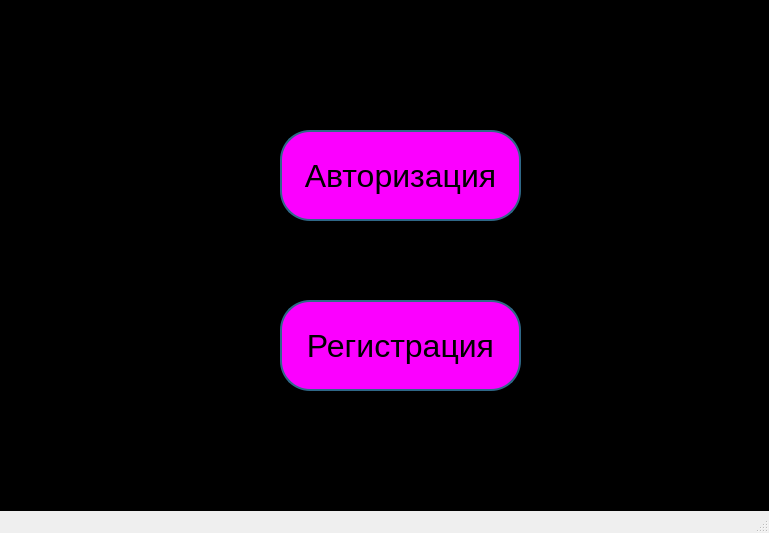
<?xml version="1.0" encoding="UTF-8"?>
<ui version="4.0">
 <class>MainWindow</class>
 <widget class="QMainWindow" name="MainWindow">
  <property name="geometry">
   <rect>
    <x>0</x>
    <y>0</y>
    <width>769</width>
    <height>533</height>
   </rect>
  </property>
  <property name="windowTitle">
   <string>Окно входа в личный кабинет</string>
  </property>
  <property name="styleSheet">
   <string notr="true"/>
  </property>
  <widget class="QWidget" name="centralwidget">
   <property name="styleSheet">
    <string notr="true">background-color: #000000;
</string>
   </property>
   <widget class="QPushButton" name="pushButton">
    <property name="geometry">
     <rect>
      <x>280</x>
      <y>130</y>
      <width>241</width>
      <height>91</height>
     </rect>
    </property>
    <property name="font">
     <font>
      <pointsize>24</pointsize>
     </font>
    </property>
    <property name="styleSheet">
     <string notr="true">background-color: #fb00ff;
border:2px solid #2f6887;
border-radius: 30;</string>
    </property>
    <property name="text">
     <string>Авторизация</string>
    </property>
   </widget>
   <widget class="QPushButton" name="pushButton_2">
    <property name="geometry">
     <rect>
      <x>280</x>
      <y>300</y>
      <width>241</width>
      <height>91</height>
     </rect>
    </property>
    <property name="font">
     <font>
      <pointsize>24</pointsize>
     </font>
    </property>
    <property name="styleSheet">
     <string notr="true">background-color: #fb00ff;
border:2px solid #2f6887;
border-radius: 30;</string>
    </property>
    <property name="text">
     <string>Регистрация</string>
    </property>
   </widget>
  </widget>
  <widget class="QMenuBar" name="menubar">
   <property name="geometry">
    <rect>
     <x>0</x>
     <y>0</y>
     <width>769</width>
     <height>21</height>
    </rect>
   </property>
  </widget>
  <widget class="QStatusBar" name="statusbar"/>
 </widget>
 <resources/>
 <connections/>
</ui>
